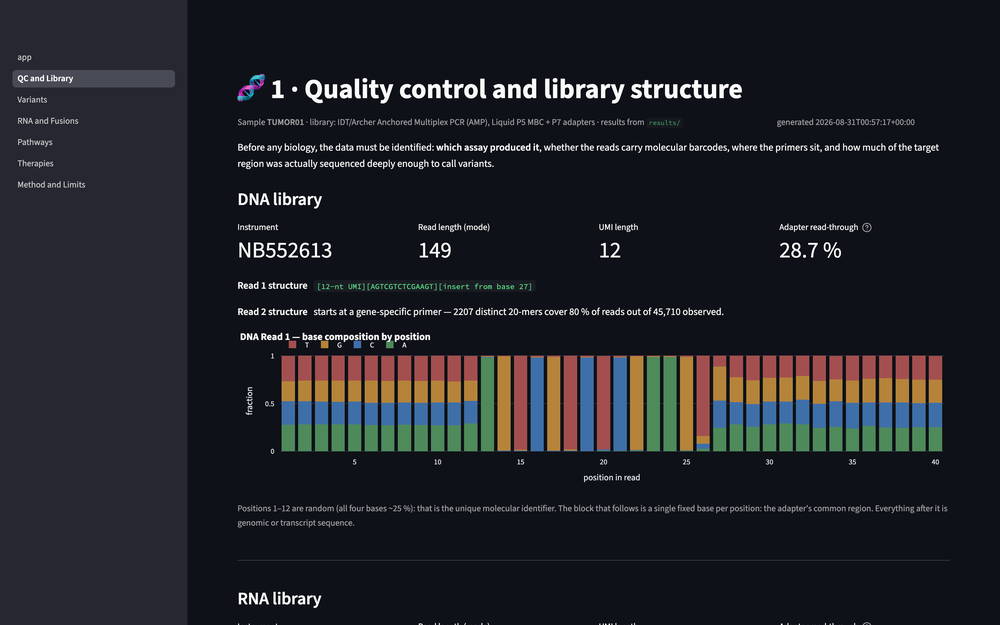
#> input picture report/figures/02_qc_library.png, 1000 x 625 px, shrunk from 3200 x 2000 before the run
$ python crop_figures.py
#> lines starting #> are read from the running program, lines starting #| are printed output that depends on the picture
#!/usr/bin/env python3
"""Crop the dashboard screenshots to the region that carries the point, for use on slides.

A full page screenshot is 16:10; a slide's content area is roughly 2.2:1. Fitting the whole page therefore
leaves it small enough to be unreadable from the back of a room. Each crop below keeps the part of the page the
slide is actually about, and the uncropped originals remain for the report's appendix.

Fractions are (left, top, right, bottom) of the full image.
"""
from pathlib import Path

from PIL import Image

REPO = Path(__file__).resolve().parents[1]
FIG = REPO / "report" / "figures"

# the sidebar occupies the left ~19 % of every page and carries no information on a slide
CROPS = {
    "02_qc_library.png":  (0.187, 0.145, 1.0, 0.66),   # header, library facts, base-composition chart
    "03_variants.png":    (0.187, 0.215, 1.0, 0.72),   # counts, the agreement callout, the table
    "04_rna_fusions.png": (0.187, 0.265, 1.0, 0.78),   # the artefact banner and the flagged calls
    "05_pathways.png":    (0.187, 0.245, 1.0, 0.99),   # the pathway bar chart
    "06_therapies.png":   (0.187, 0.215, 1.0, 0.80),
}


def main():
    for name, (l, t, r, b) in CROPS.items():
        src = FIG / name
        if not src.exists():
            print(f"  missing {name}")
            continue
        im = Image.open(src)
#> im is the input picture: PIL image 1000x625 RGB; mean R, G, B 32.7, 34.4, 39
        w, h = im.size
#> w = 1000; h = 625
        box = (int(l * w), int(t * h), int(r * w), int(b * h))
#> box = (187, 90, 1000, 412)
        out = FIG / ("crop_" + name)
        im.crop(box).save(out)
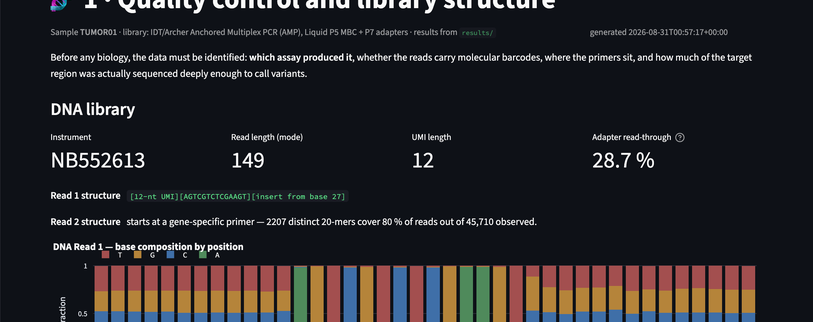
#> saved as crop_02_qc_library.png: PIL image 813x322 RGB; mean R, G, B 37.6, 36.2, 38.9
        cw, ch = im.crop(box).size
#> cw = 813; ch = 322
        print(f"  {name:22s} -> {out.name:27s} {cw}x{ch}  aspect {cw/ch:.2f}")
#|   02_qc_library.png      -> crop_02_qc_library.png      813x322  aspect 2.52
#> pass 2 of the loop in main, `for name, (l, t, r, b) in CROPS.items():`:
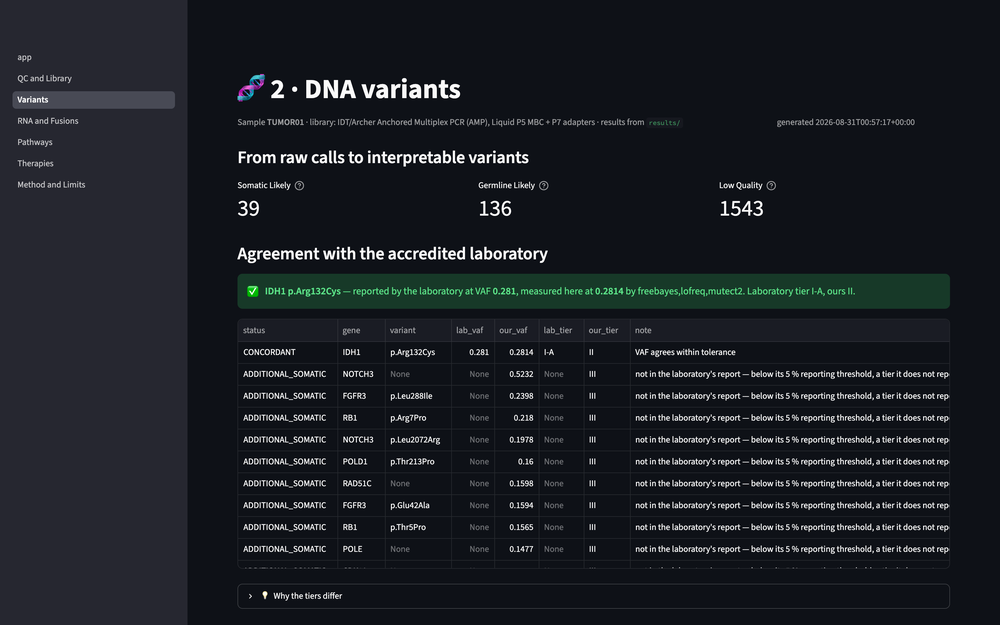
#> input picture report/figures/03_variants.png, 1000 x 625 px, shrunk from 3200 x 2000 before the run
#> in main, im is the input picture: PIL image 1000x625 RGB; mean R, G, B 26.3, 30.3, 35.6
#> in main, `im.crop(box).save(out)`:
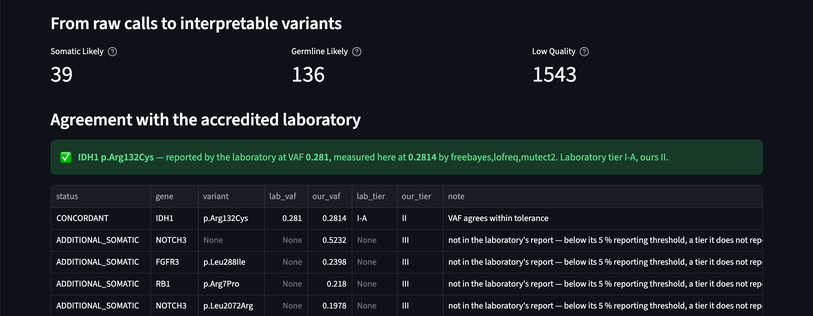
#> saved as crop_03_variants.png: PIL image 813x316 RGB; mean R, G, B 24.5, 30.9, 34.1
#|   03_variants.png        -> crop_03_variants.png        813x316  aspect 2.57
#> pass 3 of the loop in main, `for name, (l, t, r, b) in CROPS.items():`:
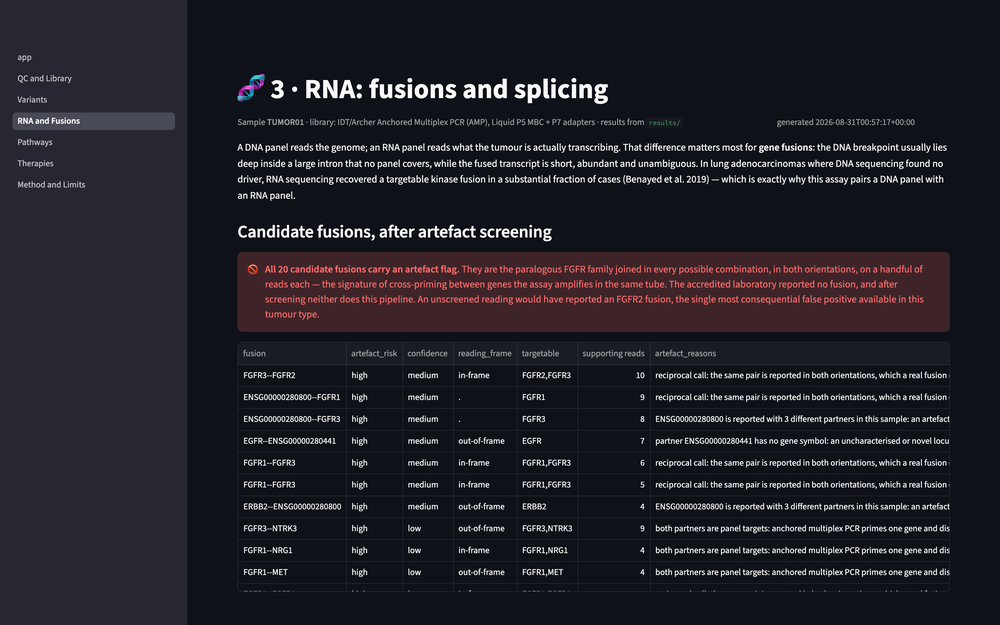
#> input picture report/figures/04_rna_fusions.png, 1000 x 625 px, shrunk from 3200 x 2000 before the run
#> in main, im is the input picture: PIL image 1000x625 RGB; mean R, G, B 33.2, 32.1, 38.3
#> in main, `im.crop(box).save(out)`:
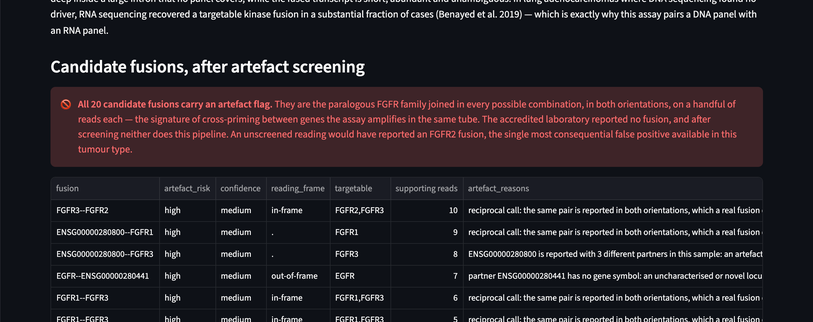
#> saved as crop_04_rna_fusions.png: PIL image 813x322 RGB; mean R, G, B 38.2, 32.6, 38
#|   04_rna_fusions.png     -> crop_04_rna_fusions.png     813x322  aspect 2.52
#> the loop made 5 passes; the first 3 are shown


if __name__ == "__main__":
    main()
